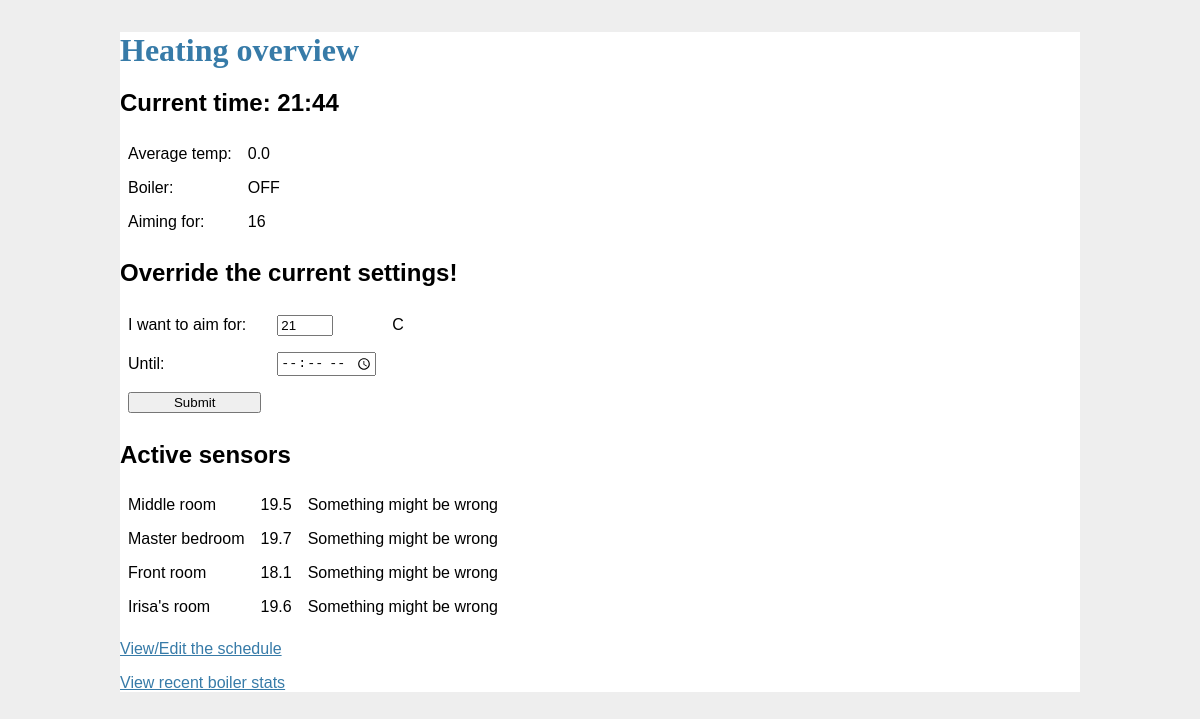
The page / on the database its author committed.
### tables this page shows
CREATE TABLE "schedule" ("id" integer NOT NULL PRIMARY KEY AUTOINCREMENT, "start_time" time NOT NULL UNIQUE, "min_temp" integer NOT NULL);

CREATE TABLE "location" ("id" integer NOT NULL PRIMARY KEY AUTOINCREMENT, "sensor" varchar(15) NOT NULL UNIQUE, "location_name" varchar(200) NOT NULL, "latest_temp" decimal NOT NULL, "latest_time" datetime NOT NULL);

### app.py (the view, shortened to what this page needs)
@app.route('/', methods=['POST', 'GET'])
def home():
    err_msg = ""
    dbd = query_db("SELECT datetime('now')")
    server_now = datetime.datetime.strptime(dbd[0][0], '%Y-%m-%d %H:%M:%S')
    boiler_current = query_db('SELECT * FROM control_log '
        'ORDER BY ROWID DESC', one=True)
    setpoint_current = query_db("SELECT * FROM schedule WHERE start_time "
        "< time('now')", one=True)
    rooms = query_db('SELECT * FROM location')
    temp = 0
    new_rooms = ()
    for room in rooms:
        roomtime = datetime.datetime.strptime(room[4], '%Y-%m-%d %H:%M:%S')
        roomtime = roomtime.replace(tzinfo=datetime.timezone.utc)
        tDiff = datetime.datetime.now(timezone.utc) - roomtime
        if tDiff.seconds < 120:
            new_rooms = new_rooms + (room + ("live",),)
            temp = temp + room[3]
        else:
            new_rooms = new_rooms + (room + ("error",),)
    temp = round(temp / len(rooms), 1)
    rooms = new_rooms
    oride = query_db("SELECT * FROM override ORDER BY expires DESC", one=True)
    server_now = str(server_now.hour) + ":" + str(server_now.minute).zfill(2)
    data = {'err_msg': err_msg,
            'temp': temp,
            'rooms': rooms,
            'boiler_current': boiler_current,
            'setpoint_current': setpoint_current,
            'server_now': server_now,
            'oride': oride}
    return render_template('home.html', data=data)

### app.py (called while the page is built)
def get_db():
    db = getattr(g, '_database', None)
    if db is None:
        db = g._database = sqlite3.connect(DATABASE)
    return db

@app.teardown_appcontext
def close_connection(exception):
    db = getattr(g, '_database', None)
    if db is not None:
        db.close()

def query_db(query, args=(), one=False):
    cur = get_db().execute(query, args)
    rv = cur.fetchall()
    cur.close()
    return (rv[0] if rv else None) if one else rv

### templates/home.html (shortened to what this page needs)
{% extends 'base.html' %}
{% block content %}
<h1>Heating overview</h1>
<h2>Current time: {{ data.server_now }}</h2>
{% if data.boiler_current[1] %}
    <table>
        <tr>
            <td>Average temp:</td>
            <td>{{ data.temp }}</td>
        </tr>
        <tr>
            <td>Boiler:</td>
            <td>
            {% if data.boiler_current[2] %}
                ON
            {% else %}
                OFF
            {% endif %}
            </td>
        </tr>
        <tr>
            <td>Aiming for:</td>
            <td>{{ data.setpoint_current[2] }}</td>
        </tr>
    </table>
	<h2>Override the current settings!</h2>
    {% if data.oride %}
        <p>Manual override in place: {{ data.oride[2] }}C until {{ data.oride[1][11:16] }}</p>
        <form action = "{{ url_for('home') }}" method="post">
            <input type="submit" name="override_cancel" value="Cancel">
        </form>
    {% else %}
        <form action = "{{ url_for('home') }}" method="post">
            <table>
                <tr>
                    <td>I want to aim for:</td>
                    <td>
                        <input type="number" name="override_temp" min="7" max="30" value="21">
                    </td>
                    <td>C</td>
                </tr>
                <tr>
                    <td>Until:</td>
                    <td>
                        <input type="time" name="override_expiry" min="00:00" max="23:59" required>
                    </td>
                </tr>
                <tr>
                    <td><input type="submit" value="Submit"></td>
                </tr>
            </table>
        </form>
    {% endif %}
    <h2>Active sensors</h2>
	<table>
	{% for room in data.rooms %}
		<tr>
			<td>{{ room[2] }}</td>
			<td>{{ room[3]|round(1) }}</td>
            {% if room[5] == 'error' %}
				<td>Something might be wrong</td>
			{% endif %}
		</tr>
	{% endfor %}
	</table>
<p>
<a href="/schedule/">View/Edit the schedule</a>
</p>
<p>
<a href="statistics/">View recent boiler stats</a>
</p>
</body>
{% else %}
	<p>No current boiler data - something went wrong</p>
{% endif %}
{% endblock %}

### templates/base.html (shortened to what this page needs)
<!DOCTYPE html>
<html>
<head>
	<link rel="stylesheet" href="{{ url_for('static', filename='css/main.css') }}">
</head>
<body>
<div id="container">
  {% block content %}
  {% endblock %}
</body>
</html>

### static/css/main.css (style rules this page uses)
html { font-family: sans-serif; background: #eee; padding: 1rem; }
body { max-width: 960px; margin: 0 auto; background: white; }
h1 { font-family: serif; color: #377ba8; margin: 1rem 0; }
a { color: #377ba8; }
input[type=submit] { align-self: start; min-width: 10em; }
table { font-family: arial, sans-serif; border-collapse: collapse;  }
td, th { border: 0px solid #dddddd; text-align: left; padding: 8px; }

### rows shown on the page
schedule: min_temp "16"
location: location_name "Middle room", latest_temp "19.5"
location: location_name "Master bedroom", latest_temp "19.7"
location: location_name "Front room", latest_temp "18.1"
location: location_name "Irisa's room", latest_temp "19.6"

### other values the page prints
{{ data.server_now }} "21:44"
{{ data.temp }} "0.0"
